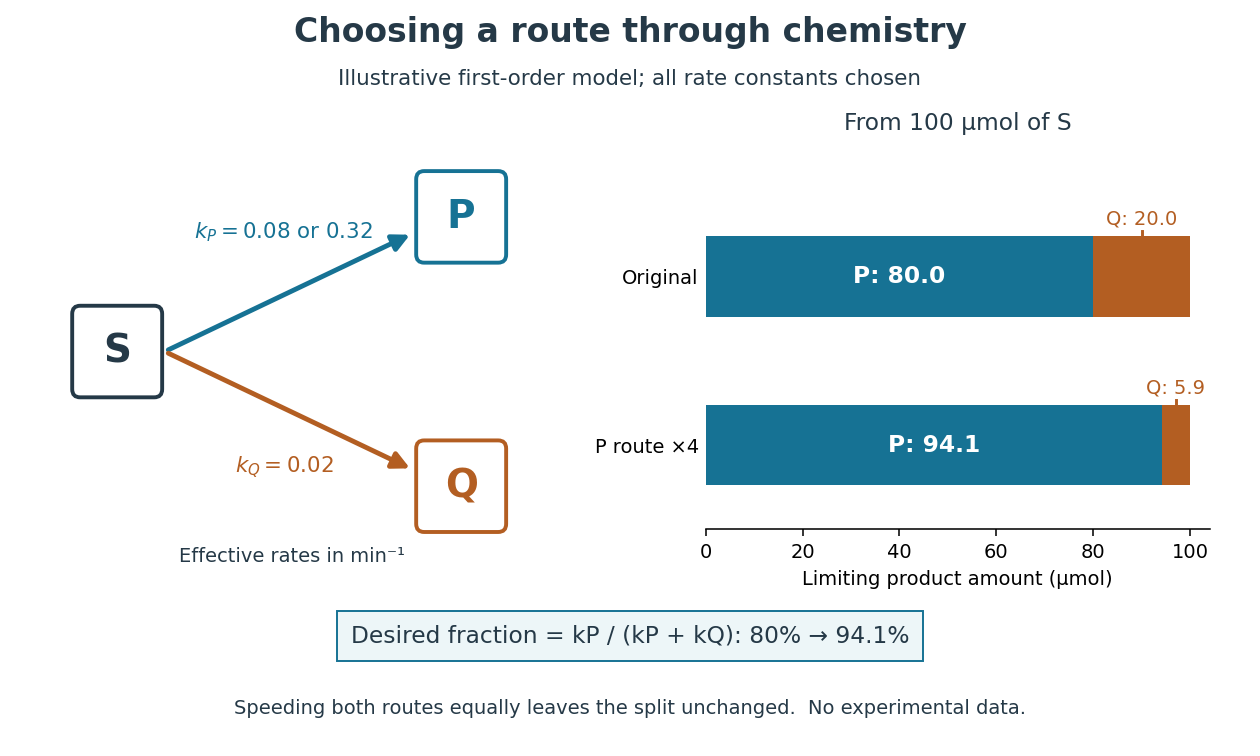

This figure's Python source:
"""Illustrate selective reaction routes with chosen first-order kinetics.

Python 3.14.4; Matplotlib 3.10.7 and NumPy 2.3.5 as in pyproject.toml.
Labels are hypothetical species of equal elemental composition, not structures.
Run in _media; the opaque white PNG is written to cwd with this basename.
"""

from pathlib import Path

import matplotlib

matplotlib.use("Agg")
import matplotlib.pyplot as plt
from matplotlib.patches import FancyArrowPatch, FancyBboxPatch
import numpy as np


def main():
    ink, blue, orange = "#253947", "#167294", "#b35e22"
    fig = plt.figure(figsize=(9.0, 5.4), facecolor="white")
    fig.text(0.5, 0.945, "Choosing a route through chemistry", ha="center",
             fontsize=17, color=ink, weight="bold")
    fig.text(0.5, 0.887, "Illustrative first-order model; all rate constants chosen",
             ha="center", fontsize=11, color=ink)
    network = fig.add_axes((0.03, 0.25, 0.42, 0.57))
    network.set(xlim=(0, 10), ylim=(0, 8))
    network.axis("off")
    for x, y, label, color in [(1.5, 4, "S", ink), (8, 6.5, "P", blue),
                                (8, 1.5, "Q", orange)]:
        network.add_patch(FancyBboxPatch((x - 0.7, y - 0.7), 1.4, 1.4,
                          boxstyle="round,pad=0.15", facecolor="white",
                          edgecolor=color, linewidth=2))
        network.text(x, y, label, ha="center", va="center", fontsize=20,
                     color=color, weight="bold")
    for endpoint, color in [((7.1, 6.2), blue), ((7.1, 1.8), orange)]:
        network.add_patch(FancyArrowPatch((2.4, 4), endpoint,
                          arrowstyle="-|>", mutation_scale=18,
                          linewidth=2.5, color=color))
    network.text(4.65, 6.1, r"$k_P = 0.08$ or $0.32$", ha="center",
                 fontsize=11, color=blue)
    network.text(4.65, 1.75, r"$k_Q = 0.02$", ha="center", fontsize=11,
                 color=orange)
    network.text(4.8, 0.1, "Effective rates in min⁻¹", ha="center", fontsize=10,
                 color=ink)
    ax = fig.add_axes((0.56, 0.30, 0.40, 0.49), facecolor="white")
    kp = np.array([0.08, 0.32])
    kq = 0.02
    p = 100 * kp / (kp + kq)
    q = 100 - p
    positions = np.array([1, 0])
    ax.barh(positions, p, height=0.48, color=blue, label="P")
    ax.barh(positions, q, left=p, height=0.48, color=orange, label="Q")
    for y, pv, qv in zip(positions, p, q):
        ax.text(pv / 2, y, f"P: {pv:.1f}", ha="center", va="center",
                color="white", fontsize=12, weight="bold")
        ax.text(pv + qv / 2, y + 0.34, f"Q: {qv:.1f}", ha="center",
                va="center", color=orange, fontsize=10)
        ax.plot([pv + qv / 2] * 2, [y + 0.27, y + 0.24], color=orange)
    ax.set(xlim=(0, 104), ylim=(-0.5, 1.7), yticks=[1, 0],
           yticklabels=["Original", "P route ×4"], xticks=[0, 20, 40, 60, 80, 100],
           xlabel="Limiting product amount (µmol)")
    ax.set_title("From 100 µmol of S", fontsize=12, color=ink, pad=15)
    ax.tick_params(labelsize=10)
    ax.spines[["top", "right", "left"]].set_visible(False)
    ax.tick_params(axis="y", length=0)
    fig.text(0.5, 0.15, "Desired fraction = kP / (kP + kQ): 80% → 94.1%",
             ha="center", color=ink, fontsize=12,
             bbox={"facecolor": "#edf6f8", "edgecolor": blue, "pad": 7})
    fig.text(0.5, 0.055, "Speeding both routes equally leaves the split unchanged.  No experimental data.",
             ha="center", color=ink, fontsize=10)
    fig.savefig(Path(__file__).with_suffix(".png").name, dpi=140,
                facecolor="white", transparent=False)
    plt.close(fig)
    print(f"Limiting desired fractions: {p[0]/100:.12g}, {p[1]/100:.12g}")


if __name__ == "__main__":
    main()
